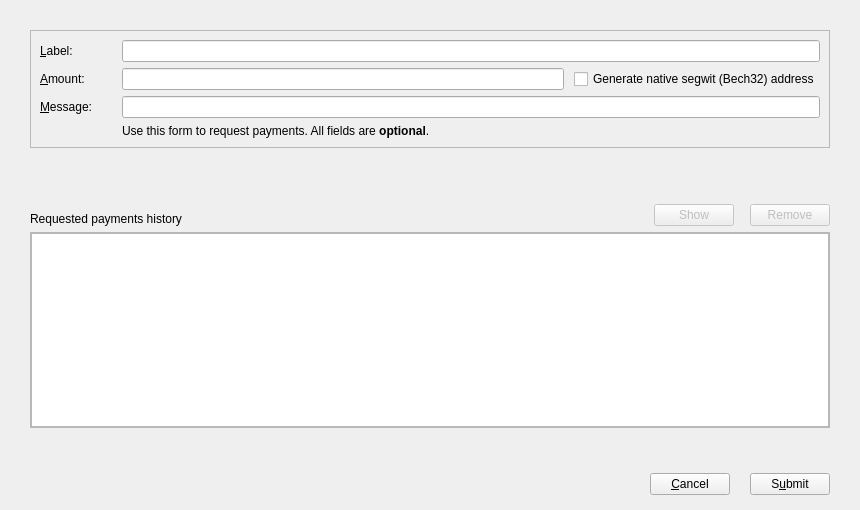
<?xml version="1.0" encoding="UTF-8"?>
<ui version="4.0">
 <class>ReceiveCoinsDialog</class>
 <widget class="QWidget" name="ReceiveCoinsDialog">
  <property name="geometry">
   <rect>
    <x>0</x>
    <y>0</y>
    <width>860</width>
    <height>510</height>
   </rect>
  </property>
  <property name="windowTitle">
   <string>Request payment</string>
  </property>
  <layout class="QVBoxLayout" name="verticalLayout">
   <property name="spacing">
    <number>0</number>
   </property>
   <property name="leftMargin">
    <number>0</number>
   </property>
   <property name="topMargin">
    <number>0</number>
   </property>
   <property name="rightMargin">
    <number>0</number>
   </property>
   <property name="bottomMargin">
    <number>0</number>
   </property>
   <item>
    <widget class="QWidget" name="widgetPayment" native="true">
     <layout class="QVBoxLayout" name="verticalLayout_3">
      <property name="leftMargin">
       <number>30</number>
      </property>
      <property name="topMargin">
       <number>30</number>
      </property>
      <property name="rightMargin">
       <number>30</number>
      </property>
      <property name="bottomMargin">
       <number>30</number>
      </property>
      <item>
       <widget class="QFrame" name="frameRequest">
        <property name="sizePolicy">
         <sizepolicy hsizetype="Preferred" vsizetype="Fixed">
          <horstretch>0</horstretch>
          <verstretch>0</verstretch>
         </sizepolicy>
        </property>
        <property name="frameShape">
         <enum>QFrame::StyledPanel</enum>
        </property>
        <property name="frameShadow">
         <enum>QFrame::Sunken</enum>
        </property>
        <layout class="QHBoxLayout" name="horizontalLayout_4">
         <property name="leftMargin">
          <number>9</number>
         </property>
         <property name="topMargin">
          <number>9</number>
         </property>
         <property name="rightMargin">
          <number>9</number>
         </property>
         <property name="bottomMargin">
          <number>9</number>
         </property>
         <item>
          <layout class="QGridLayout" name="gridLayout">
           <property name="horizontalSpacing">
            <number>15</number>
           </property>
           <item row="3" column="0">
            <widget class="QLabel" name="label_2">
             <property name="toolTip">
              <string>An optional label to associate with the new receiving address.</string>
             </property>
             <property name="text">
              <string>&amp;Label:</string>
             </property>
             <property name="buddy">
              <cstring>reqLabel</cstring>
             </property>
            </widget>
           </item>
           <item row="5" column="0">
            <widget class="QLabel" name="label_3">
             <property name="toolTip">
              <string>An optional message to attach to the payment request, which will be displayed when the request is opened. Note: The message will not be sent with the payment over the BCS network.</string>
             </property>
             <property name="text">
              <string>&amp;Message:</string>
             </property>
             <property name="buddy">
              <cstring>reqMessage</cstring>
             </property>
            </widget>
           </item>
           <item row="5" column="2">
            <widget class="QLineEdit" name="reqMessage">
             <property name="toolTip">
              <string>An optional message to attach to the payment request, which will be displayed when the request is opened. Note: The message will not be sent with the payment over the BCS network.</string>
             </property>
            </widget>
           </item>
           <item row="3" column="2">
            <widget class="QLineEdit" name="reqLabel">
             <property name="toolTip">
              <string>An optional label to associate with the new receiving address.</string>
             </property>
            </widget>
           </item>
           <item row="4" column="0">
            <widget class="QLabel" name="label">
             <property name="toolTip">
              <string>An optional amount to request. Leave this empty or zero to not request a specific amount.</string>
             </property>
             <property name="text">
              <string>&amp;Amount:</string>
             </property>
             <property name="buddy">
              <cstring>reqAmount</cstring>
             </property>
            </widget>
           </item>
           <item row="4" column="2">
            <layout class="QHBoxLayout" name="horizontalLayout_5">
             <property name="spacing">
              <number>10</number>
             </property>
             <item>
              <widget class="BitcoinAmountField" name="reqAmount">
               <property name="sizePolicy">
                <sizepolicy hsizetype="Expanding" vsizetype="Fixed">
                 <horstretch>0</horstretch>
                 <verstretch>0</verstretch>
                </sizepolicy>
               </property>
               <property name="minimumSize">
                <size>
                 <width>80</width>
                 <height>0</height>
                </size>
               </property>
               <property name="toolTip">
                <string>An optional amount to request. Leave this empty or zero to not request a specific amount.</string>
               </property>
              </widget>
             </item>
             <item>
              <widget class="QCheckBox" name="useBech32">
               <property name="sizePolicy">
                <sizepolicy hsizetype="Fixed" vsizetype="Fixed">
                 <horstretch>0</horstretch>
                 <verstretch>0</verstretch>
                </sizepolicy>
               </property>
               <property name="maximumSize">
                <size>
                 <width>1000</width>
                 <height>16777215</height>
                </size>
               </property>
               <property name="focusPolicy">
                <enum>Qt::StrongFocus</enum>
               </property>
               <property name="toolTip">
                <string>Native segwit addresses (aka Bech32 or BIP-173) reduce your transaction fees later on and offer better protection against typos, but old wallets don't support them. When unchecked, an address compatible with older wallets will be created instead.</string>
               </property>
               <property name="text">
                <string>Generate native segwit (Bech32) address</string>
               </property>
              </widget>
             </item>
            </layout>
           </item>
           <item row="7" column="0" colspan="3">
            <spacer name="verticalSpacer">
             <property name="orientation">
              <enum>Qt::Vertical</enum>
             </property>
             <property name="sizeHint" stdset="0">
              <size>
               <width>20</width>
               <height>0</height>
              </size>
             </property>
            </spacer>
           </item>
           <item row="6" column="2">
            <widget class="QLabel" name="label_5">
             <property name="text">
              <string>Use this form to request payments. All fields are &lt;b&gt;optional&lt;/b&gt;.</string>
             </property>
            </widget>
           </item>
          </layout>
         </item>
        </layout>
       </widget>
      </item>
      <item>
       <spacer name="verticalSpacer_2">
        <property name="orientation">
         <enum>Qt::Vertical</enum>
        </property>
        <property name="sizeType">
         <enum>QSizePolicy::Fixed</enum>
        </property>
        <property name="sizeHint" stdset="0">
         <size>
          <width>10</width>
          <height>50</height>
         </size>
        </property>
       </spacer>
      </item>
      <item>
       <layout class="QHBoxLayout" name="horizontalLayout_2">
        <item>
         <widget class="QLabel" name="label_6">
          <property name="font">
           <font>
            <weight>50</weight>
            <bold>false</bold>
           </font>
          </property>
          <property name="text">
           <string>Requested payments history</string>
          </property>
          <property name="alignment">
           <set>Qt::AlignBottom|Qt::AlignLeading|Qt::AlignLeft</set>
          </property>
         </widget>
        </item>
        <item>
         <spacer name="horizontalSpacer_3">
          <property name="orientation">
           <enum>Qt::Horizontal</enum>
          </property>
          <property name="sizeType">
           <enum>QSizePolicy::Expanding</enum>
          </property>
          <property name="sizeHint" stdset="0">
           <size>
            <width>70</width>
            <height>20</height>
           </size>
          </property>
         </spacer>
        </item>
        <item>
         <widget class="BCSPushButton" name="showRequestButton">
          <property name="enabled">
           <bool>false</bool>
          </property>
          <property name="toolTip">
           <string>Show the selected request (does the same as double clicking an entry)</string>
          </property>
          <property name="text">
           <string>Show</string>
          </property>
          <property name="icon">
           <iconset resource="../bitcoin.qrc">
            <normaloff>:/icons/show</normaloff>:/icons/show</iconset>
          </property>
          <property name="iconSize">
           <size>
            <width>22</width>
            <height>16</height>
           </size>
          </property>
          <property name="autoDefault">
           <bool>false</bool>
          </property>
         </widget>
        </item>
        <item>
         <spacer name="horizontalSpacer_4">
          <property name="orientation">
           <enum>Qt::Horizontal</enum>
          </property>
          <property name="sizeType">
           <enum>QSizePolicy::Fixed</enum>
          </property>
          <property name="sizeHint" stdset="0">
           <size>
            <width>10</width>
            <height>20</height>
           </size>
          </property>
         </spacer>
        </item>
        <item>
         <widget class="BCSPushButton" name="removeRequestButton">
          <property name="enabled">
           <bool>false</bool>
          </property>
          <property name="toolTip">
           <string>Remove the selected entries from the list</string>
          </property>
          <property name="text">
           <string>Remove</string>
          </property>
          <property name="icon">
           <iconset resource="../bitcoin.qrc">
            <normaloff>:/icons/remove</normaloff>:/icons/remove</iconset>
          </property>
          <property name="autoDefault">
           <bool>false</bool>
          </property>
         </widget>
        </item>
       </layout>
      </item>
      <item>
       <widget class="QFrame" name="frame">
        <property name="sizePolicy">
         <sizepolicy hsizetype="Preferred" vsizetype="Expanding">
          <horstretch>0</horstretch>
          <verstretch>0</verstretch>
         </sizepolicy>
        </property>
        <property name="frameShape">
         <enum>QFrame::StyledPanel</enum>
        </property>
        <property name="frameShadow">
         <enum>QFrame::Raised</enum>
        </property>
        <layout class="QVBoxLayout" name="verticalLayout_2">
         <property name="spacing">
          <number>0</number>
         </property>
         <property name="leftMargin">
          <number>0</number>
         </property>
         <property name="topMargin">
          <number>0</number>
         </property>
         <property name="rightMargin">
          <number>0</number>
         </property>
         <property name="bottomMargin">
          <number>0</number>
         </property>
         <item>
          <widget class="QTableView" name="recentRequestsView">
           <property name="contextMenuPolicy">
            <enum>Qt::CustomContextMenu</enum>
           </property>
           <property name="tabKeyNavigation">
            <bool>false</bool>
           </property>
           <property name="sortingEnabled">
            <bool>true</bool>
           </property>
          </widget>
         </item>
        </layout>
       </widget>
      </item>
     </layout>
    </widget>
   </item>
   <item>
    <widget class="QWidget" name="buttonsContainerWhite" native="true">
     <layout class="QVBoxLayout" name="verticalLayout_4">
      <property name="leftMargin">
       <number>30</number>
      </property>
      <property name="topMargin">
       <number>15</number>
      </property>
      <property name="rightMargin">
       <number>30</number>
      </property>
      <property name="bottomMargin">
       <number>15</number>
      </property>
      <item>
       <layout class="QHBoxLayout" name="horizontalLayout_3">
        <property name="spacing">
         <number>20</number>
        </property>
        <item>
         <spacer name="horizontalSpacer">
          <property name="orientation">
           <enum>Qt::Horizontal</enum>
          </property>
          <property name="sizeHint" stdset="0">
           <size>
            <width>40</width>
            <height>20</height>
           </size>
          </property>
         </spacer>
        </item>
        <item>
         <widget class="QPushButton" name="cancelButton">
          <property name="text">
           <string>&amp;Cancel</string>
          </property>
         </widget>
        </item>
        <item>
         <widget class="QPushButton" name="receiveButton">
          <property name="text">
           <string>S&amp;ubmit</string>
          </property>
         </widget>
        </item>
       </layout>
      </item>
     </layout>
    </widget>
   </item>
  </layout>
 </widget>
 <customwidgets>
  <customwidget>
   <class>BitcoinAmountField</class>
   <extends>QLineEdit</extends>
   <header>qt/bitcoinamountfield.h</header>
   <container>1</container>
  </customwidget>
  <customwidget>
   <class>BCSPushButton</class>
   <extends>QPushButton</extends>
   <header>qt/bcspushbutton.h</header>
  </customwidget>
 </customwidgets>
 <tabstops>
  <tabstop>showRequestButton</tabstop>
  <tabstop>removeRequestButton</tabstop>
 </tabstops>
 <resources>
  <include location="../bitcoin.qrc"/>
 </resources>
 <connections/>
</ui>
